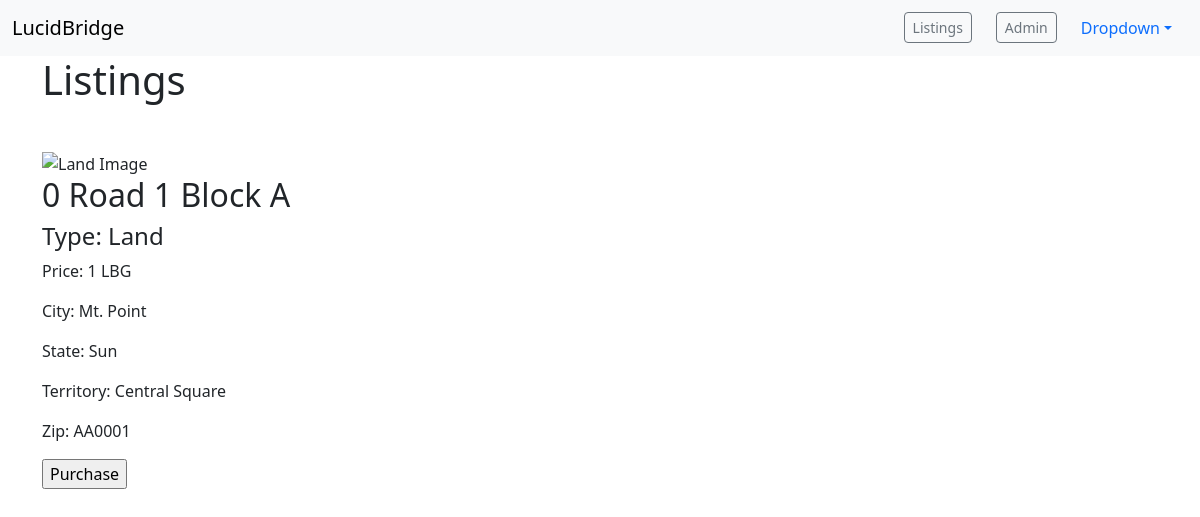
Page /listing/details/1 on the committed database.
### payments/models.py (models this page shows, shortened)
class Listing(models.Model):
    name = models.CharField(max_length=100, help_text="Name of the property, street specifically, again.")
    property_type = models.CharField(max_length=500, choices=property_type_choices)
    square_feet = models.CharField(max_length=100, blank=True)
    lot_size = models.CharField(max_length=100, blank=True)
    stories = models.CharField(max_length=100, blank=True)
    street = models.CharField(max_length=500)
    city = models.CharField(max_length=100)
    zip = models.CharField(max_length=100, blank=True)
    state = models.CharField(max_length=100, blank=True)
    territory = models.CharField(max_length=100)
    price = models.IntegerField()
    image = models.URLField(blank=True)
    Owner = models.ForeignKey(User, on_delete=models.CASCADE)

### payments/views.py (the view)
# urls.py: path('details/<int:pk>', views.details, name='propdetails'),
def details(request, pk):
    listings = Listing.objects.get(pk=pk)
    return render(request, "details.htm", {'listing': listings})

### payments/templates/details.htm (shortened to what this page needs)
{% extends "base.html" %}
{% block content %}
<h1>Listings</h1>
<br>
    <img src="{{ listing.image.url }}" alt="{{ listing.name }} Image" class="mt-3">
    <h2>{{ listing.street }}</h2>
    <h4> Type: {{ listing.property_type }}</h4>
    <p>Price: {{ listing.price }} LBG</p>
    <p>City: {{ listing.city }}</p>
    <p>State: {{ listing.state }}</p>
    <p>Territory: {{ listing.territory }}</p>
    <p>Zip: {{ listing.zip }}</p>
<form method="post" action="/listing/buy">
    <input type="submit" value="Purchase">
  </form>
  {% endblock %}

### rows in the picture
Listing: street "0 Road 1 Block A", property_type "Land", price "1", city "Mt. Point", state "Sun", territory "Central Square", zip "AA0001"
